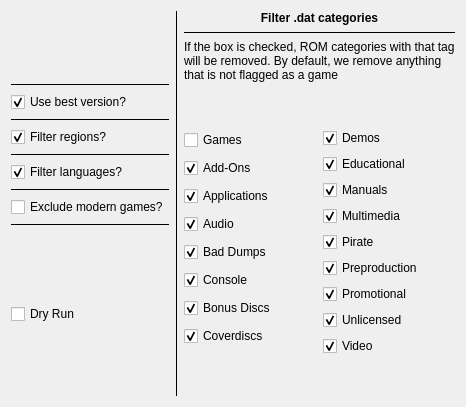
          <widget class="QWidget" name="tabConfigRomChooser">
           <attribute name="title">
            <string>ROMChooser</string>
           </attribute>
           <layout class="QHBoxLayout" name="horizontalLayout_11">
            <item>
             <layout class="QGridLayout" name="gridLayoutConfigRomChooser">
              <item row="0" column="1">
               <widget class="Line" name="lineConfigRomChooserDivider">
                <property name="frameShadow">
                 <enum>QFrame::Shadow::Plain</enum>
                </property>
                <property name="orientation">
                 <enum>Qt::Orientation::Vertical</enum>
                </property>
               </widget>
              </item>
              <item row="0" column="0">
               <layout class="QVBoxLayout" name="verticalLayoutConfigRomChooserSettings">
                <item>
                 <spacer name="verticalSpacerConfigRomChooserSettingsTop">
                  <property name="orientation">
                   <enum>Qt::Orientation::Vertical</enum>
                  </property>
                  <property name="sizeHint" stdset="0">
                   <size>
                    <width>20</width>
                    <height>40</height>
                   </size>
                  </property>
                 </spacer>
                </item>
                <item>
                 <widget class="Line" name="lineConfigRomChooserUseBestVersionDividerTop">
                  <property name="frameShadow">
                   <enum>QFrame::Shadow::Plain</enum>
                  </property>
                  <property name="orientation">
                   <enum>Qt::Orientation::Horizontal</enum>
                  </property>
                 </widget>
                </item>
                <item>
                 <widget class="QCheckBox" name="checkBoxConfigRomChooserUseBestVersion">
                  <property name="statusTip">
                   <string>Whether to only use the best ROM version per-region. Default checked</string>
                  </property>
                  <property name="text">
                   <string>Use best version?</string>
                  </property>
                  <property name="checked">
                   <bool>true</bool>
                  </property>
                 </widget>
                </item>
                <item>
                 <widget class="Line" name="lineConfigRomChooserFilterRegionsDividerTop">
                  <property name="frameShadow">
                   <enum>QFrame::Shadow::Plain</enum>
                  </property>
                  <property name="orientation">
                   <enum>Qt::Orientation::Horizontal</enum>
                  </property>
                 </widget>
                </item>
                <item>
                 <widget class="QCheckBox" name="checkBoxConfigRomChooserFilterRegions">
                  <property name="statusTip">
                   <string>Whether to remove ROMs that don't fall into the selected region choices. Default checked</string>
                  </property>
                  <property name="text">
                   <string>Filter regions?</string>
                  </property>
                  <property name="checked">
                   <bool>true</bool>
                  </property>
                 </widget>
                </item>
                <item>
                 <widget class="Line" name="lineConfigRomChooserFilterRegionsDividerBottom">
                  <property name="frameShadow">
                   <enum>QFrame::Shadow::Plain</enum>
                  </property>
                  <property name="orientation">
                   <enum>Qt::Orientation::Horizontal</enum>
                  </property>
                 </widget>
                </item>
                <item>
                 <widget class="QCheckBox" name="checkBoxConfigRomChooserFilterLanguages">
                  <property name="statusTip">
                   <string>Whether to remove ROMs that don't fall into the selected language choices. Default checked</string>
                  </property>
                  <property name="text">
                   <string>Filter languages?</string>
                  </property>
                  <property name="checked">
                   <bool>true</bool>
                  </property>
                 </widget>
                </item>
                <item>
                 <widget class="Line" name="lineConfigRomChooserFilterLanguagesDividerBottom">
                  <property name="frameShadow">
                   <enum>QFrame::Shadow::Plain</enum>
                  </property>
                  <property name="orientation">
                   <enum>Qt::Orientation::Horizontal</enum>
                  </property>
                 </widget>
                </item>
                <item>
                 <widget class="QCheckBox" name="checkBoxConfigRomChooserExcludeModern">
                  <property name="enabled">
                   <bool>true</bool>
                  </property>
                  <property name="statusTip">
                   <string>Whether to remove ROMs flagged as modern versions. Default unchecked</string>
                  </property>
                  <property name="text">
                   <string>Exclude modern games?</string>
                  </property>
                  <property name="checked">
                   <bool>false</bool>
                  </property>
                 </widget>
                </item>
                <item>
                 <widget class="Line" name="lineConfigRomChooserExcludeModernDividerBottom">
                  <property name="frameShadow">
                   <enum>QFrame::Shadow::Plain</enum>
                  </property>
                  <property name="orientation">
                   <enum>Qt::Orientation::Horizontal</enum>
                  </property>
                 </widget>
                </item>
                <item>
                 <spacer name="verticalSpacerConfigRomChooserSettingsMiddle">
                  <property name="orientation">
                   <enum>Qt::Orientation::Vertical</enum>
                  </property>
                  <property name="sizeHint" stdset="0">
                   <size>
                    <width>20</width>
                    <height>40</height>
                   </size>
                  </property>
                 </spacer>
                </item>
                <item>
                 <widget class="QCheckBox" name="checkBoxConfigRomChooserDryRun">
                  <property name="statusTip">
                   <string>If checked, will not make any changes to filesystem. Default unchecked</string>
                  </property>
                  <property name="text">
                   <string>Dry Run</string>
                  </property>
                 </widget>
                </item>
                <item>
                 <spacer name="verticalSpacerConfigRomChooserSettingsBottom">
                  <property name="orientation">
                   <enum>Qt::Orientation::Vertical</enum>
                  </property>
                  <property name="sizeHint" stdset="0">
                   <size>
                    <width>20</width>
                    <height>40</height>
                   </size>
                  </property>
                 </spacer>
                </item>
               </layout>
              </item>
              <item row="0" column="2">
               <layout class="QVBoxLayout" name="verticalLayoutConfigRomChooserDatFilters">
                <item>
                 <widget class="QLabel" name="labelConfigRomChooserDatFiltersTitle">
                  <property name="font">
                   <font>
                    <bold>true</bold>
                   </font>
                  </property>
                  <property name="text">
                   <string>Filter .dat categories</string>
                  </property>
                  <property name="alignment">
                   <set>Qt::AlignmentFlag::AlignCenter</set>
                  </property>
                 </widget>
                </item>
                <item>
                 <widget class="Line" name="lineConfigRomChooserDatFiltersDivider">
                  <property name="frameShadow">
                   <enum>QFrame::Shadow::Plain</enum>
                  </property>
                  <property name="orientation">
                   <enum>Qt::Orientation::Horizontal</enum>
                  </property>
                 </widget>
                </item>
                <item>
                 <widget class="QLabel" name="labelConfigRomChooserDatFiltersDescription">
                  <property name="text">
                   <string>If the box is checked, ROM categories with that tag will be removed. By default, we remove anything that is not flagged as a game</string>
                  </property>
                  <property name="wordWrap">
                   <bool>true</bool>
                  </property>
                 </widget>
                </item>
                <item>
                 <spacer name="verticalSpacerConfigRomChooserDatFiltersTop">
                  <property name="orientation">
                   <enum>Qt::Orientation::Vertical</enum>
                  </property>
                  <property name="sizeHint" stdset="0">
                   <size>
                    <width>20</width>
                    <height>40</height>
                   </size>
                  </property>
                 </spacer>
                </item>
                <item>
                 <layout class="QHBoxLayout" name="horizontalLayoutConfigRomChooserDatFiltersAll">
                  <item>
                   <layout class="QVBoxLayout" name="verticalLayoutConfigRomChooserDatFiltersLeft">
                    <item>
                     <widget class="QCheckBox" name="checkBoxConfigRomChooserDatFiltersGames">
                      <property name="text">
                       <string>Games</string>
                      </property>
                     </widget>
                    </item>
                    <item>
                     <widget class="QCheckBox" name="checkBoxConfigRomChooserDatFiltersAddons">
                      <property name="text">
                       <string>Add-Ons</string>
                      </property>
                      <property name="checked">
                       <bool>true</bool>
                      </property>
                     </widget>
                    </item>
                    <item>
                     <widget class="QCheckBox" name="checkBoxConfigRomChooserDatFiltersApplications">
                      <property name="text">
                       <string>Applications</string>
                      </property>
                      <property name="checked">
                       <bool>true</bool>
                      </property>
                     </widget>
                    </item>
                    <item>
                     <widget class="QCheckBox" name="checkBoxConfigRomChooserDatFiltersAudio">
                      <property name="text">
                       <string>Audio</string>
                      </property>
                      <property name="checked">
                       <bool>true</bool>
                      </property>
                     </widget>
                    </item>
                    <item>
                     <widget class="QCheckBox" name="checkBoxConfigRomChooserDatFiltersBadDumps">
                      <property name="text">
                       <string>Bad Dumps</string>
                      </property>
                      <property name="checked">
                       <bool>true</bool>
                      </property>
                     </widget>
                    </item>
                    <item>
                     <widget class="QCheckBox" name="checkBoxConfigRomChooserDatFiltersConsole">
                      <property name="text">
                       <string>Console</string>
                      </property>
                      <property name="checked">
                       <bool>true</bool>
                      </property>
                     </widget>
                    </item>
                    <item>
                     <widget class="QCheckBox" name="checkBoxConfigRomChooserDatFiltersBonusDiscs">
                      <property name="text">
                       <string>Bonus Discs</string>
                      </property>
                      <property name="checked">
                       <bool>true</bool>
                      </property>
                     </widget>
                    </item>
                    <item>
                     <widget class="QCheckBox" name="checkBoxConfigRomChooserDatFiltersCoverdiscs">
                      <property name="text">
                       <string>Coverdiscs</string>
                      </property>
                      <property name="checked">
                       <bool>true</bool>
                      </property>
                     </widget>
                    </item>
                   </layout>
                  </item>
                  <item>
                   <layout class="QVBoxLayout" name="verticalLayoutConfigRomChooserDatFiltersRight">
                    <item>
                     <widget class="QCheckBox" name="checkBoxConfigRomChooserDatFiltersDemos">
                      <property name="text">
                       <string>Demos</string>
                      </property>
                      <property name="checked">
                       <bool>true</bool>
                      </property>
                     </widget>
                    </item>
                    <item>
                     <widget class="QCheckBox" name="checkBoxConfigRomChooserDatFiltersEducational">
                      <property name="text">
                       <string>Educational</string>
                      </property>
                      <property name="checked">
                       <bool>true</bool>
                      </property>
                     </widget>
                    </item>
                    <item>
                     <widget class="QCheckBox" name="checkBoxConfigRomChooserDatFiltersManuals">
                      <property name="text">
                       <string>Manuals</string>
                      </property>
                      <property name="checked">
                       <bool>true</bool>
                      </property>
                     </widget>
                    </item>
                    <item>
                     <widget class="QCheckBox" name="checkBoxConfigRomChooserDatFiltersMultimedia">
                      <property name="text">
                       <string>Multimedia</string>
                      </property>
                      <property name="checked">
                       <bool>true</bool>
                      </property>
                     </widget>
                    </item>
                    <item>
                     <widget class="QCheckBox" name="checkBoxConfigRomChooserDatFiltersPirate">
                      <property name="text">
                       <string>Pirate</string>
                      </property>
                      <property name="checked">
                       <bool>true</bool>
                      </property>
                     </widget>
                    </item>
                    <item>
                     <widget class="QCheckBox" name="checkBoxConfigRomChooserDatFiltersPreproduction">
                      <property name="text">
                       <string>Preproduction</string>
                      </property>
                      <property name="checked">
                       <bool>true</bool>
                      </property>
                     </widget>
                    </item>
                    <item>
                     <widget class="QCheckBox" name="checkBoxConfigRomChooserDatFiltersPromotional">
                      <property name="text">
                       <string>Promotional</string>
                      </property>
                      <property name="checked">
                       <bool>true</bool>
                      </property>
                     </widget>
                    </item>
                    <item>
                     <widget class="QCheckBox" name="checkBoxConfigRomChooserDatFiltersUnlicensed">
                      <property name="text">
                       <string>Unlicensed</string>
                      </property>
                      <property name="checked">
                       <bool>true</bool>
                      </property>
                     </widget>
                    </item>
                    <item>
                     <widget class="QCheckBox" name="checkBoxConfigRomChooserDatFiltersVideo">
                      <property name="text">
                       <string>Video</string>
                      </property>
                      <property name="checked">
                       <bool>true</bool>
                      </property>
                     </widget>
                    </item>
                   </layout>
                  </item>
                 </layout>
                </item>
                <item>
                 <spacer name="verticalSpacerConfigRomChooserDatFiltersBottom">
                  <property name="orientation">
                   <enum>Qt::Orientation::Vertical</enum>
                  </property>
                  <property name="sizeHint" stdset="0">
                   <size>
                    <width>20</width>
                    <height>40</height>
                   </size>
                  </property>
                 </spacer>
                </item>
               </layout>
              </item>
             </layout>
            </item>
           </layout>
          </widget>
